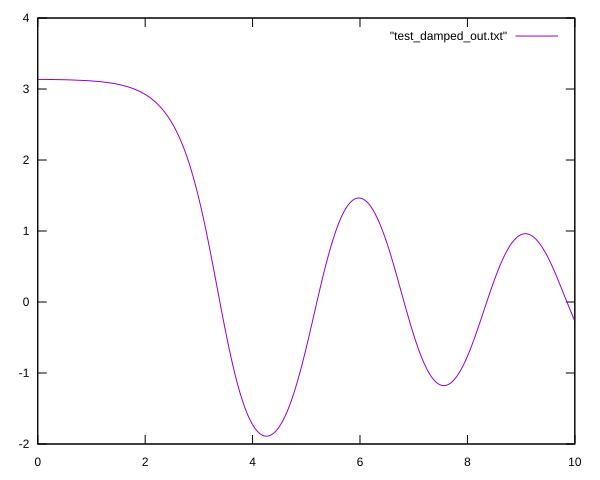

Write gnuplot code to recreate this figure.
set terminal svg background "white"
set out "test_damped_graph.svg"

plot \
	"test_damped_out.txt" with lines
